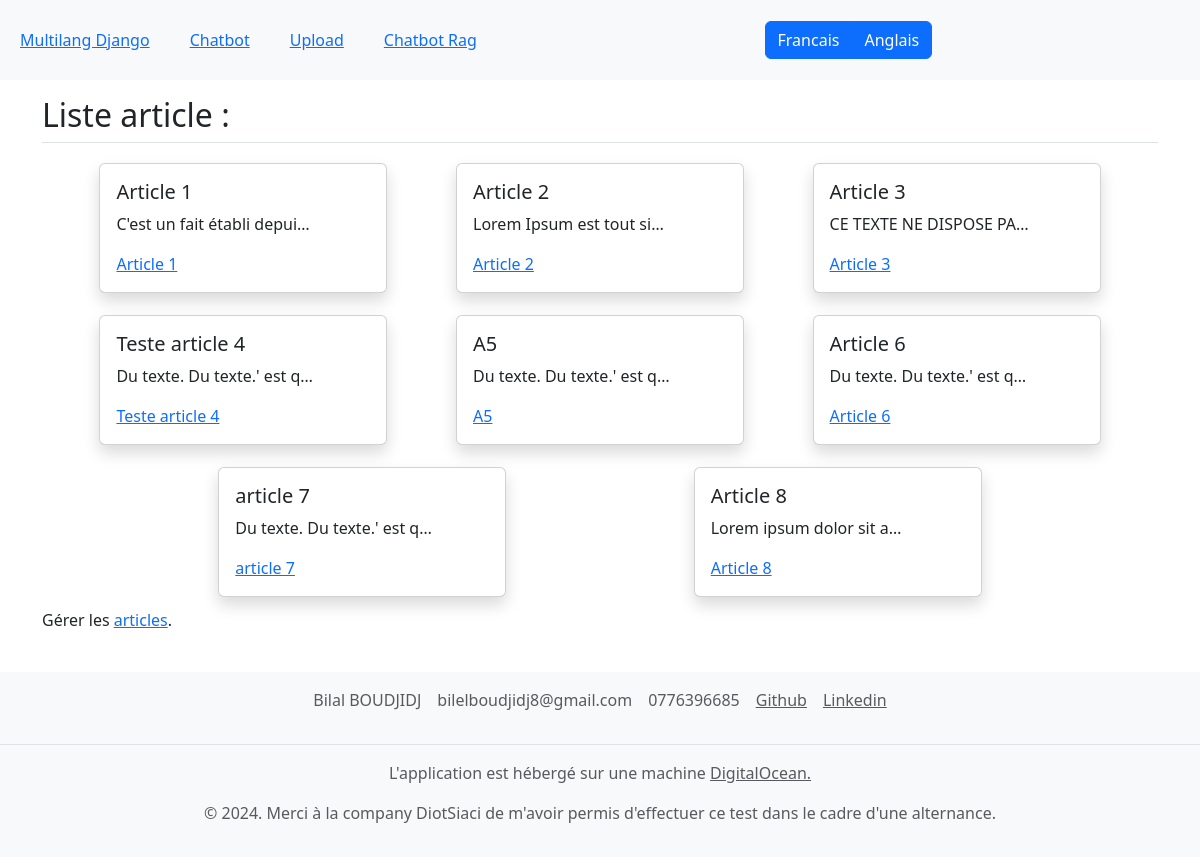
The page / on the database its author committed.
### main/models.py (models this page shows, shortened)
class Articles(models.Model):
    title = models.CharField(max_length=128, default="") # On crée un champ title de type string avec 128 caractères maximum
    content = models.TextField(blank=True, default="") # On crée un champ content de type text
    publication_date = models.DateTimeField(default=timezone.now, blank=True) # On crée un champ publication_date de type DateTime qui prend la date et l'heure de la publication de l'article

### main/views.py (the view)
# urls.py: path('',views.mainViews,name='pageMain'),
def mainViews(request): # Page principal.
    articles = Articles.objects.filter()
    return render(request, 'main.html', context={"article_liste":articles}) #crée la page de la liste des articles.

### templates/main.html (shortened to what this page needs)
{% extends "base.html" %}  {% comment %} on etend le fichier base.html dans le dossier templates à la racine {% endcomment %}
{% load i18n %}
{% block content %}
    <h2 class="pb-2 border-bottom py-3">{% trans "Liste article : " %}</h2>
    <div class="d-flex justify-content-evenly contentCard">
        {% for article in article_liste %}
        <div class="card shadow" style="width: 18rem;">
            <div class="card-body">
            <h5 class="card-title">{{ article.title }}</h5>
            <p class="card-text text-truncate" style="max-width: 200px;">{{ article.content }}</p>
            <a href="{% url 'appMain:pageArticle' article.id %}">{{ article.title }}</a>
            </div>
        </div>
        {% endfor %}
    </div>
    <p class="pyt-1">{% trans "Gérer les "%}<a target="_blank" href="{% url 'admin:index' %}">articles</a>.</p>
{% endblock %}

### templates/base.html (shortened to what this page needs)
{% load static %}
{% load i18n %}
<html>
    <head>
        <link href="https://cdn.jsdelivr.net/npm/bootstrap@5.3.3/dist/css/bootstrap.min.css" rel="stylesheet">
        <link rel="stylesheet" href="{% static 'css/style.css' %}" />
    </head>
    <body class="wrapper">
        <header>
            <nav class="navbar bg-body-tertiary">
                <a class="lienMenu" href="{% url 'appMain:pageMain' %}">Multilang Django</a>
                <a class="lienMenu" href="{% url 'appMain:chatbotGpt2' %}">Chatbot</a>
                <a class="lienMenu" href="{% url 'appMain:upload_files' %}">Upload</a>
                <a class="lienMenu" href="{% url 'appMain:chatbotRag' %}">Chatbot Rag</a>
                <div class="btn-group mx-auto p-2" role="group" aria-label="Basic example">
                    <a href="{% url 'appMain:change_language' 'fr' %}" class="btn btn-primary" >{% trans "Francais" %}</a>
                    <a href="{% url 'appMain:change_language' 'en' %}" class="btn btn-primary">{% trans "Anglais" %}</a>
                </div>
            </nav>
        </header>
        <main class="">
            <div class="container">
                {% block content %}
                {% endblock %}
            </div>
        </main>
        <br>
        <footer class="footer mt-auto py-3 bg-body-tertiary">
        <ul class="nav justify-content-center border-bottom pb-3 mb-3">
            <li class="nav-item"><p class="px-2 text-body-secondary">Bilal BOUDJIDJ</p></li>
            <li class="nav-item"><p class="px-2 text-body-secondary">bilelboudjidj8@gmail.com</p></li>
            <li class="nav-item"><p class="px-2 text-body-secondary">0776396685</p></li>
            <li class="nav-item"><a href="https://github.com/Boudjidj-Bilal/DiotSiaci" target="_blank" class="px-2 text-body-secondary">Github</a></li>
            <li class="nav-item"><a href="https://www.linkedin.com/in/bilal-boudjidj-529638251/" class="px-2 text-body-secondary">Linkedin</a></li>
        </ul>
        <p class="text-center text-body-secondary">{% trans "L'application est hébergé sur une machine " %}<a class="text-body-secondary" target="_blank" href="https://cloud.digitalocean.com/">DigitalOcean.</a></p>
        <p class="text-center text-body-secondary">© 2024. {% trans "Merci à la company DiotSiaci de m'avoir permis d'effectuer ce test dans le cadre d'une alternance." %}</p>
        </footer>
    </body>
</html>

### static/css/style.css (style rules this page uses)
html, body { box-sizing: border-box; height: 100%; padding: 0; margin: 0; }
.wrapper { box-sizing: border-box; min-height: 100%; display: flex; flex-direction: column; }
.lienMenu { margin: 20px; }
.contentCard { display: flex; flex-wrap: wrap; }
.card { margin: 1%; }

### rows shown on the page
Articles: title "Article 1", content "C'est un fait établi depui…"
Articles: title "Article 2", content "Lorem Ipsum est tout si…"
Articles: title "Article 3", content "CE TEXTE NE DISPOSE PA…"
Articles: title "Teste article 4", content "Du texte. Du texte.' est q…"
Articles: title "A5", content "Du texte. Du texte.' est q…"
Articles: title "Article 6", content "Du texte. Du texte.' est q…"
Articles: title "article 7", content "Du texte. Du texte.' est q…"
Articles: title "Article 8", content "Lorem ipsum dolor sit a…"
